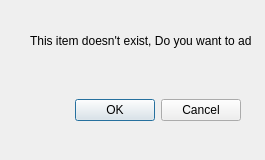
<?xml version="1.0" encoding="UTF-8"?>
<ui version="4.0">
 <class>Dialog1</class>
 <widget class="QDialog" name="Dialog1">
  <property name="geometry">
   <rect>
    <x>0</x>
    <y>0</y>
    <width>265</width>
    <height>160</height>
   </rect>
  </property>
  <property name="windowTitle">
   <string>Dialog</string>
  </property>
  <widget class="QDialogButtonBox" name="buttonBox">
   <property name="geometry">
    <rect>
     <x>20</x>
     <y>90</y>
     <width>221</width>
     <height>41</height>
    </rect>
   </property>
   <property name="orientation">
    <enum>Qt::Horizontal</enum>
   </property>
   <property name="standardButtons">
    <set>QDialogButtonBox::Cancel|QDialogButtonBox::Ok</set>
   </property>
  </widget>
  <widget class="QLabel" name="label">
   <property name="geometry">
    <rect>
     <x>30</x>
     <y>10</y>
     <width>221</width>
     <height>61</height>
    </rect>
   </property>
   <property name="text">
    <string>This item doesn't exist, Do you want to add it</string>
   </property>
  </widget>
 </widget>
 <resources/>
 <connections>
  <connection>
   <sender>buttonBox</sender>
   <signal>accepted()</signal>
   <receiver>Dialog1</receiver>
   <slot>accept()</slot>
   <hints>
    <hint type="sourcelabel">
     <x>248</x>
     <y>254</y>
    </hint>
    <hint type="destinationlabel">
     <x>157</x>
     <y>274</y>
    </hint>
   </hints>
  </connection>
  <connection>
   <sender>buttonBox</sender>
   <signal>rejected()</signal>
   <receiver>Dialog1</receiver>
   <slot>reject()</slot>
   <hints>
    <hint type="sourcelabel">
     <x>316</x>
     <y>260</y>
    </hint>
    <hint type="destinationlabel">
     <x>286</x>
     <y>274</y>
    </hint>
   </hints>
  </connection>
 </connections>
</ui>
